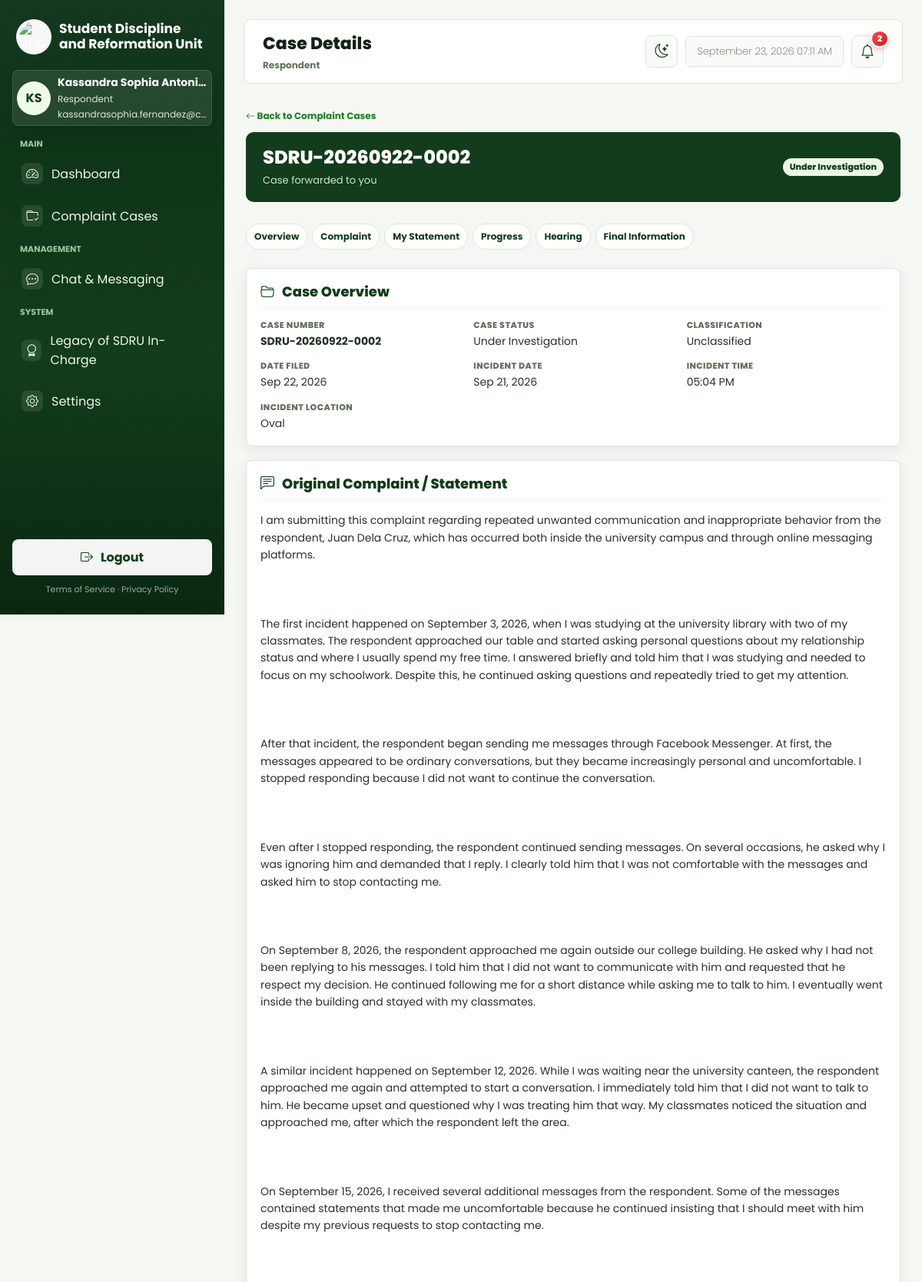
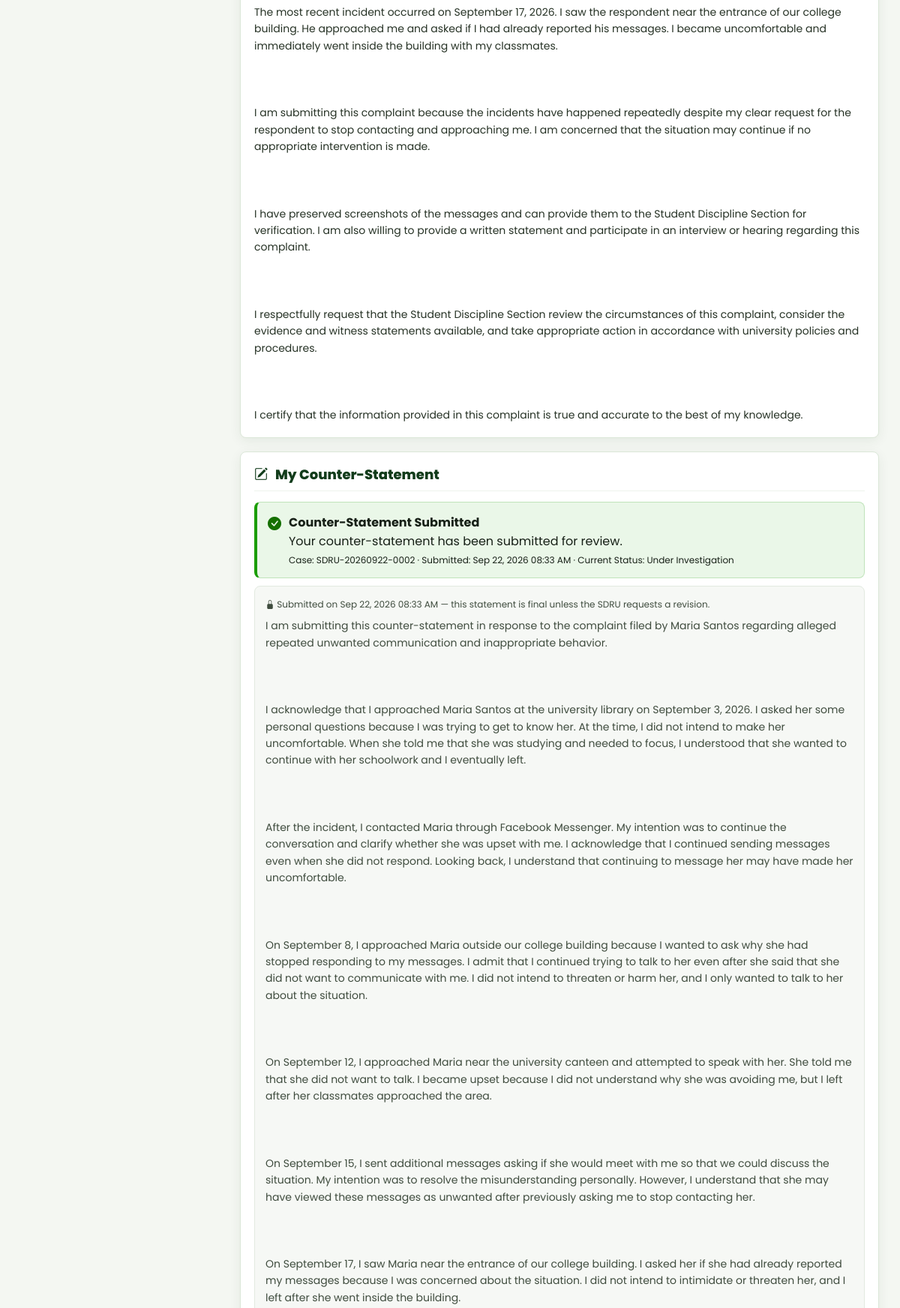
/web/views/respondent/case_show.php?id=36 (signed in, upper part), run on the app's committed database (2 pictures, top to bottom).
### tables this page shows
CREATE TABLE `accounts` (
  `account_id` int UNSIGNED NOT NULL,
  `first_name` varchar(100) NOT NULL,
  `last_name` varchar(100) NOT NULL,
  `email` varchar(255) NOT NULL,
  `password_hash` varchar(255) DEFAULT NULL,
  `auth_provider` varchar(50) DEFAULT NULL,
  `role` varchar(50) NOT NULL DEFAULT 'student',
  `status` varchar(20) NOT NULL DEFAULT 'active',
  `college_id` int UNSIGNED DEFAULT NULL,
  `student_number` varchar(50) DEFAULT NULL,
  `college` varchar(255) DEFAULT NULL,
  `course` varchar(255) DEFAULT NULL,
  `section` varchar(50) DEFAULT NULL,
  `created_at` datetime NOT NULL DEFAULT CURRENT_TIMESTAMP,
  `updated_at` datetime NOT NULL DEFAULT CURRENT_TIMESTAMP ON UPDATE CURRENT_TIMESTAMP,
  `phone_number` varchar(20) NOT NULL DEFAULT '',
  `gender` varchar(20) NOT NULL DEFAULT '',
  `birthday` date DEFAULT NULL,
  `address` text NOT NULL,
  `profile_pic` varchar(255) DEFAULT NULL
);

CREATE TABLE `complaints` (
  `complaint_id` int UNSIGNED NOT NULL,
  `case_number` varchar(50) NOT NULL,
  `complaint_title` varchar(255) NOT NULL,
  `submitted_by_account_id` int UNSIGNED NOT NULL,
  `complainant_name` varchar(255) NOT NULL,
  `complainant_gender` varchar(20) DEFAULT NULL,
  `complainant_age` int UNSIGNED DEFAULT NULL,
  `complainant_address` text,
  `complainant_type` varchar(50) NOT NULL DEFAULT 'Student',
  `complainant_relationship` varchar(100) DEFAULT NULL,
  `complainant_employee_no` varchar(100) DEFAULT NULL,
  `complainant_department` varchar(255) DEFAULT NULL,
  `complainant_position` varchar(255) DEFAULT NULL,
  `complainant_affiliation` varchar(255) DEFAULT NULL,
  `complainant_purpose` varchar(255) DEFAULT NULL,
  `complainant_student_no` varchar(50) DEFAULT NULL,
  `complainant_email` varchar(255) DEFAULT NULL,
  `complainant_contact` varchar(50) DEFAULT NULL,
  `complainant_college` varchar(255) DEFAULT NULL,
  `complainant_course` varchar(255) DEFAULT NULL,
  `complainant_year_level` varchar(50) DEFAULT NULL,
  `complainant_section` varchar(50) DEFAULT NULL,
  `complainant_course_year` varchar(100) DEFAULT NULL,
  `case_classification` varchar(100) NOT NULL,
  `incident_datetime` datetime DEFAULT NULL,
  `incident_location` varchar(255) DEFAULT NULL,
  `complaint_details` text,
  `status` varchar(50) NOT NULL DEFAULT 'Under Investigation',
  `respondent_released_at` datetime DEFAULT NULL,
  `respondent_released_by_account_id` int UNSIGNED DEFAULT NULL,
  `respondent_visibility` text,
  `assigned_coordinator_account_id` int UNSIGNED DEFAULT NULL,
  `assigned_reformation_coordinator_account_id` int UNSIGNED DEFAULT NULL,
  `reformation_completed_at` datetime DEFAULT NULL,
  `submitted_at` datetime NOT NULL DEFAULT CURRENT_TIMESTAMP,
  `created_at` datetime NOT NULL DEFAULT CURRENT_TIMESTAMP,
  `updated_at` datetime NOT NULL DEFAULT CURRENT_TIMESTAMP ON UPDATE CURRENT_TIMESTAMP,
  `case_source` varchar(20) NOT NULL DEFAULT 'Online Submission',
  `original_case_date` date DEFAULT NULL,
  `legacy_outcome` varchar(255) DEFAULT NULL,
  `action_taken` text,
  `resolution_date` date DEFAULT NULL,
  `remarks_notes` text,
  `legacy_entry_source` varchar(100) DEFAULT NULL,
  `outcome` text
);

CREATE TABLE `counter_statements` (
  `counter_statement_id` int UNSIGNED NOT NULL,
  `complaint_id` int UNSIGNED NOT NULL,
  `respondent_id` int UNSIGNED NOT NULL,
  `respondent_account_id` int UNSIGNED NOT NULL,
  `content` text,
  `status` varchar(30) NOT NULL DEFAULT 'Draft',
  `submitted_at` datetime DEFAULT NULL,
  `coordinator_action` varchar(100) DEFAULT NULL,
  `coordinator_action_by_account_id` int UNSIGNED DEFAULT NULL,
  `coordinator_action_at` datetime DEFAULT NULL,
  `forwarded_at` datetime DEFAULT NULL,
  `complaint_response_content` text,
  `complaint_response_updated_at` datetime DEFAULT NULL,
  `complaint_response_submitted_at` datetime DEFAULT NULL,
  `created_at` datetime NOT NULL DEFAULT CURRENT_TIMESTAMP,
  `updated_at` datetime NOT NULL DEFAULT CURRENT_TIMESTAMP ON UPDATE CURRENT_TIMESTAMP
);

### web/views/respondent/case_show.php (the view, shortened to what the rows shown need)
<?php
require_once __DIR__ . '/../../controllers/RespondentController.php';
$controller = new RespondentController();
$complaintId = (int) ($_GET['id'] ?? 0);
$viewData = $controller->caseShow($complaintId);
$user = $viewData['user'];
$case = $viewData['case'];
$visibility = $viewData['visibility'];
$statement = $viewData['statement'];
$attachments = $viewData['attachments'];
$caseActive = $viewData['caseActive'];
$statementDraft = $statement && ($statement['status'] ?? '') === 'Draft';
function h($value) { return htmlspecialchars((string) $value, ENT_QUOTES, 'UTF-8'); }
function status_class($status) { return strtolower(str_replace(' ', '-', $status)); }
$pageTitle = 'Case Details';
$caseStatus = $case['status'] ?? '';
$incidentDatetime = !empty($case['incident_datetime']) ? strtotime((string) $case['incident_datetime']) : null;
?>
<!DOCTYPE html>
<html lang="en">
<head>
    <link rel="stylesheet" href="../layout/style.css">
    <link rel="stylesheet" href="../layout/system.css?v=5">
    <link rel="stylesheet" href="../layout/sidebar.css">
    <link rel="stylesheet" href="https://cdn.jsdelivr.net/npm/bootstrap-icons@1.11.3/font/bootstrap-icons.min.css">
</head>
<body>
<div class="dashboard-shell">
    <?php require __DIR__ . '/../layout/sidebar.php'; ?>
    <div class="app-content">
        <?php require __DIR__ . '/../layout/topbar.php'; ?>
        <main class="case-wrap case-detail-view">
            <header class="case-head">
                <div>
                    <h1><?= h($case['case_number']) ?></h1>
                    <div class="meta">Case forwarded to you</div>
                </div>
                <span class="status-pill status-<?= h(status_class($caseStatus)) ?>"><?= h($caseStatus) ?></span>
            </header>
            <section class="panel" id="case-overview">
                <h2><i class="bi bi-folder2-open"></i> Case Overview</h2>
                <div class="details-grid">
                    <div><div class="label">Case Number</div><div class="value"><strong><?= h($case['case_number']) ?></strong></div></div>
                    <div><div class="label">Case Status</div><div class="value"><?= h($caseStatus) ?></div></div>
                    <div><div class="label">Classification</div><div class="value"><?= h($case['case_classification']) ?></div></div>
                    <div><div class="label">Date Filed</div><div class="value"><?= h(date('M d, Y', strtotime($case['submitted_at']))) ?></div></div>
                    <?php if ($visibility['incident']): ?>
                    <?php if ($incidentDatetime): ?>
                    <div><div class="label">Incident Date</div><div class="value"><?= h(date('M d, Y', $incidentDatetime)) ?></div></div>
                    <div><div class="label">Incident Time</div><div class="value"><?= h(date('h:i A', $incidentDatetime)) ?></div></div>
                    <?php endif; ?>
                    <?php if (!empty($case['incident_location'])): ?>
                    <div><div class="label">Incident Location</div><div class="value"><?= h($case['incident_location']) ?></div></div>
                    <?php endif; ?>
                    <?php endif; ?>
                </div>
            </section>
            <?php if ($visibility['complaint_details']): ?>
            <section class="panel" id="complaint-details">
                <h2><i class="bi bi-chat-left-text"></i> Original Complaint / Statement</h2>
                <?php if (!empty($case['complaint_details'])): ?>
                    <div class="value" style="white-space:pre-wrap"><?= nl2br(h($case['complaint_details'])) ?></div>
                <?php else: ?>
                    <p class="muted">No complaint narrative was recorded for this case.</p>
                <?php endif; ?>
            </section>
            <?php endif; ?>
            <section class="panel" id="counter-statement">
                <h2><i class="bi bi-pencil-square"></i> My Counter-Statement</h2>
                <?php if ($caseActive && $statementDraft): ?>
                    <p class="muted" style="font-size:12px;margin:0 0 8px">Your statement is saved as a draft until you submit it to the SDRU.</p>
                    <form class="action-form" method="POST" action="case_show.php?id=<?= (int) $complaintId ?>" data-sicms-validate>
                        <?= Security::csrfField() ?>
                        <div class="form-group">
                            <label for="statement_content">Your Counter-Statement</label>
                            <textarea id="statement_content" name="statement_content" required placeholder="State your response to the complaint..."><?= h($statement['content'] ?? '') ?></textarea>
                        </div>
                        <div style="display:flex;gap:10px;flex-wrap:wrap">
                            <button class="btn btn-secondary" type="submit" name="case_action" value="save_draft" data-sicms-processing-label="Saving draft..."><i class="bi bi-save"></i> Save Draft</button>
                            <button class="btn btn-primary" type="submit" name="case_action" value="submit_counter_statement" data-sicms-processing-label="Submitting statement..." data-swal-confirm="Submit this counter-statement to the SDRU? You will no longer be able to edit it unless the SDRU returns it for revision."><i class="bi bi-send"></i> Submit Counter-Statement</button>
                        </div>
                    </form>
                    <div class="statement-evidence" id="evidence">
                    <h3><i class="bi bi-paperclip"></i> Supporting Evidence for This Statement</h3>
                    <?php if (!empty($attachments)): ?>
                        <?php foreach ($attachments as $attachment): ?>
                        <div class="attach-row">
                            <a class="btn btn-secondary" target="_blank" href="../complaints/attachment.php?id=<?= (int) $attachment['evidence_id'] ?>&amp;mode=view"><i class="bi bi-eye"></i> View</a>
                            <a class="btn btn-secondary" href="../complaints/attachment.php?id=<?= (int) $attachment['evidence_id'] ?>&amp;mode=download"><i class="bi bi-download"></i> Download</a>
                            <span class="muted" style="font-size:13px"><?= h($attachment['original_filename']) ?> (<?= h(number_format($attachment['file_size'] / 1024, 1)) ?> KB)</span>
                            <form method="POST" action="case_show.php?id=<?= (int) $complaintId ?>" style="display:inline">
                                <?= Security::csrfField() ?>
                                <input type="hidden" name="case_action" value="remove_counter_evidence">
                                <input type="hidden" name="evidence_id" value="<?= (int) $attachment['evidence_id'] ?>">
                                <button class="btn btn-remove" type="submit" data-swal-confirm="Remove this supporting file?"><i class="bi bi-trash"></i> Remove</button>
                            </form>
                        </div>
                        <?php endforeach; ?>
                    <?php endif; ?>
                    <form class="action-form" method="POST" action="case_show.php?id=<?= (int) $complaintId ?>" enctype="multipart/form-data" data-sicms-validate>
                        <?= Security::csrfField() ?>
                        <input type="hidden" name="case_action" value="upload_counter_evidence">
                        <div class="form-group">
                            <label for="counter_evidence">Attach Supporting Evidence (pdf, jpg, jpeg, png, docx &middot; max 5MB each)</label>
                            <input type="file" id="counter_evidence" name="counter_evidence[]" multiple accept=".pdf,.jpg,.jpeg,.png,.docx" data-sicms-size-mb="5" data-sicms-accept-ext=".pdf,.jpg,.jpeg,.png,.docx">
                        </div>
                        <div><button class="btn btn-remove" type="submit" data-sicms-processing-label="Uploading files..." style="background:#eef1ee;color:#3f4c3e"><i class="bi bi-paperclip"></i> Attach Files</button></div>
                    </form>
                    </div>
                <?php elseif ($statement): ?>
                    <?php if ($statement['status'] === 'Submitted'): ?>
                    <div class="statement-confirmed">
                        <i class="bi bi-check-circle-fill" aria-hidden="true"></i>
                        <div>
                            <strong>Counter-Statement Submitted</strong>
                            <div>Your counter-statement has been submitted for review.</div>
                            <div class="muted" style="font-size:12px;margin-top:4px">Case: <?= h($case['case_number']) ?> &middot; Submitted: <?= h(date('M d, Y h:i A', strtotime($statement['submitted_at']))) ?> &middot; Current Status: <?= h($caseStatus) ?></div>
                        </div>
                    </div>
                    <?php endif; ?>
                    <div class="statement-locked">
                        <p class="muted" style="margin:0 0 8px;font-size:12px">
                            <?php if ($statement['status'] === 'Submitted'): ?>
                                <i class="bi bi-lock-fill"></i> Submitted on <?= h(date('M d, Y h:i A', strtotime($statement['submitted_at']))) ?> — this statement is final unless the SDRU requests a revision.
                            <?php else: ?>
                                <i class="bi bi-lock-fill"></i> This case is closed and can no longer be edited.
                            <?php endif; ?>
                        </p>
                        <div class="statement-text"><?= nl2br(h($statement['content'] ?? '')) ?></div>
                    </div>
                <?php else: ?>
                    <p class="muted">No counter-statement recorded for this case.</p>
                <?php endif; ?>
            </section>
        </main>
    </div>
</div>
</body>
</html>

### web/views/layout/sidebar.php (shortened to what the rows shown need)
<?php
require __DIR__ . '/navigation.php';
$userEmail = isset($user['email']) ? $user['email'] : '';
?>
<aside class="sidebar" id="app-sidebar">
    <div class="sidebar-profile">
        <div class="avatar" aria-hidden="true"><?php if (!empty($user['profile_pic'])): ?><img src="<?= h(app_url('web/views/settings/profile_pic.php?id=' . (int) $user['account_id'])) ?>" alt=""><?php else: ?><?= h($initials) ?><?php endif; ?></div>
        <div>
            <div class="profile-name"><?= h($displayName) ?></div>
            <div class="profile-role"><?= h($roleLabel) ?></div>
            <div class="profile-email"><?= h($userEmail) ?></div>
        </div>
    </div>
</aside>

### web/views/layout/topbar.php (shortened to what the rows shown need)
<?php
require __DIR__ . '/navigation.php';
require_once __DIR__ . '/../../helpers/Security.php';
$pageTitle = $pageTitle ?? 'Dashboard';
$hidePageTitle = $hidePageTitle ?? false;
?>
<div class="app-topbar-container">
    <header class="app-topbar<?= $hidePageTitle ? ' app-topbar-titleless' : '' ?>">
        <?php if (!$hidePageTitle): ?>
            <div class="app-topbar-title">
                <h1><?= h($pageTitle) ?></h1>
                <p><?= h($roleLabel) ?></p>
            </div>
        <?php endif; ?>
    </header>
</div>

### data on the page
accounts: initials "KS", displayName "Kassandra Sophia Antoni…", roleLabel "Respondent", email "kassandrasophia.fernandez@c…", account_id.submitted_at "Sep 22, 2026 08:33 AM", account_id.content "I am submitting this counter-statement in response to the complaint filed by Maria Santos regarding alleged repeated unwanted communication and inappropriate behavior. I acknowledge that I approached Maria Santos at the university library on September 3, 2026. I asked her some personal questions because I was trying to get to know her. At the time, I did not intend to make her uncomfortable. When she told me that she was studying and needed to focus, I understood that she wanted to continue with her schoolwork and I eventually left. After the incident, I contacted Maria through Facebook Messenger. My intention was to continue the conversation and clarify whether she was upset with me. I…"
complaints: case_number "SDRU-20260922-0002", status "Under Investigation", case_classification "Unclassified", submitted_at "Sep 22, 2026", incident_datetime "Sep 21, 2026", incident_datetime "05:04 PM", incident_location "Oval", complaint_details "I am submitting this complaint regarding repeated unwanted communication and inappropriate behavior from the respondent, Juan Dela Cruz, which has occurred both inside the university campus and through online messaging platforms. The first incident happened on September 3, 2026, when I was studying at the university library with two of my classmates. The respondent approached our table and started asking personal questions about my relationship status and where I usually spend my free time. I answered briefly and told him that I was studying and needed to focus on my schoolwork. Despite this, he continued asking questions and repeatedly tried to get my attention. After that incident, the…"

### other printed values
$groupLabel "MAIN"
$item['label'] "Dashboard"
$item['label'] "Complaint Cases"
$groupLabel "MANAGEMENT"
$item['label'] "Chat & Messaging"
$groupLabel "SYSTEM"
$item['label'] "Legacy of SDRU In-Charge"
$item['label'] "Settings"
$pageTitle "Case Details"
$unreadNotificationCount "2"
